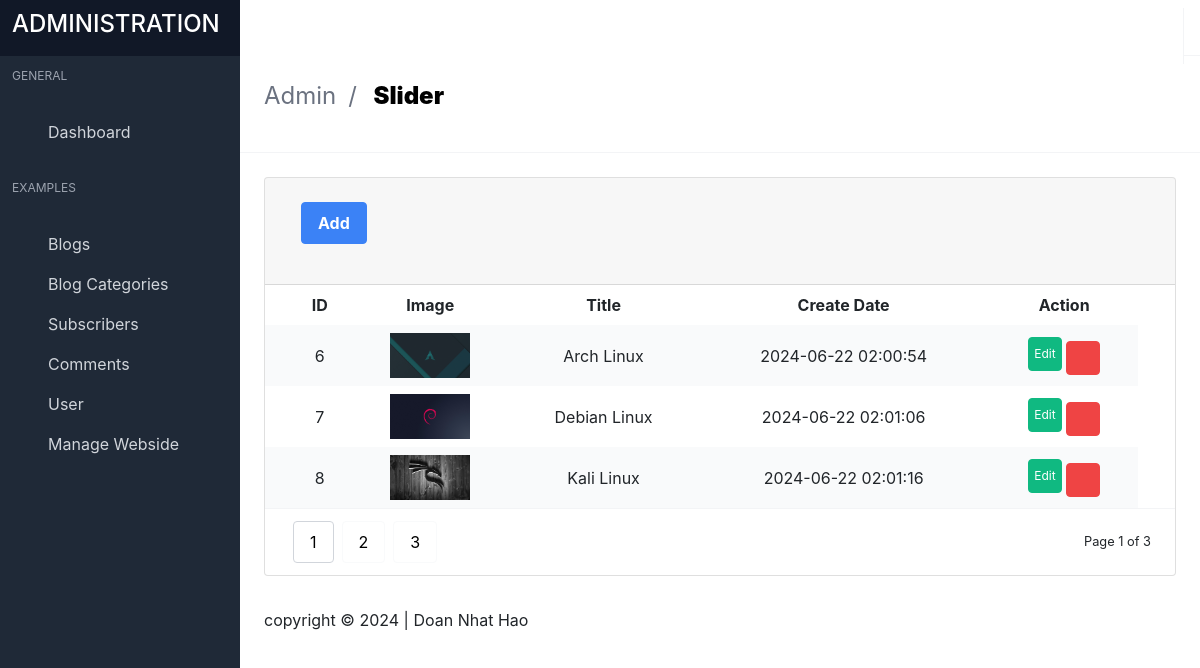
The app's page /admin/index.php?page=sliders (signed in) with its own data.
### tables this page shows
CREATE TABLE `sliders` (
  `id` int(11) NOT NULL,
  `title` varchar(100) NOT NULL,
  `image` varchar(100) NOT NULL,
  `created_at` datetime NOT NULL DEFAULT current_timestamp(),
  `updated_at` datetime NOT NULL DEFAULT current_timestamp()
);

CREATE TABLE `settings` (
  `id` int(11) NOT NULL,
  `site_name` varchar(100) NOT NULL,
  `site_logo` varchar(100) NOT NULL,
  `site_favicon` varchar(100) NOT NULL,
  `site_map` text NOT NULL,
  `site_timezone` varchar(100) NOT NULL,
  `site_footer` varchar(100) NOT NULL,
  `contact_phone` varchar(100) NOT NULL,
  `contact_address` varchar(100) NOT NULL,
  `contact_email` varchar(100) NOT NULL,
  `created_at` datetime NOT NULL DEFAULT current_timestamp(),
  `updated_at` datetime NOT NULL DEFAULT current_timestamp()
);

### admin/database/sliders.php (called while the page is built, shortened)
<?php
class sliders
{
	private $table = "sliders";
	private $conn;
	public function __construct($db)
	{
		$this->conn = $db;
	}
	public function readAll()
	{
		$sql = "SELECT * FROM $this->table";
		$stmt = $this->conn->prepare($sql);
		$stmt->execute();
		return $stmt;
	}
}

### admin/database/settings.php (called while the page is built, shortened)
<?php
class settings
{
    private $table = "settings";
    private $conn;
    public $id;
    public function __construct($db)
    {
        $this->conn = $db;
    }
    public function read()
    {
        $sql = "SELECT * FROM $this->table WHERE id = :get_id";
        $stmt = $this->conn->prepare($sql);
        $stmt->bindParam(":get_id", $this->id);
        $stmt->execute();
        if ($stmt->rowCount() > 0) {
            $row = $stmt->fetch();
            $this->site_footer = $row['site_footer'];
        }
    }
}

### admin/includes/sliders.php (the view, shortened to what this page needs)
<?php
$sliders = new sliders($db);
$stmt_sliders = $sliders->readAll();
?>
<section class="is-title-bar">
  <div class="flex flex-col md:flex-row items-center justify-between space-y-6 md:space-y-0">
    <ul>
      <li>Admin</li>
      <li>Slider</li>
    </ul>
  </div>
</section>
<section class="section main-section">
  <div class="card has-table">
    <header class="card-header">
      <p class="card-header-title">
        <a class="button medium blue --jb-modal" href="index.php?page=sliders_add">Add</a>
      </p>
      <a href="#" class="card-header-icon">
        <span class="icon"><i class="mdi mdi-reload"></i></span>
      </a>
    </header>
    <div class="card-content">
      <table>
        <thead>
          <tr>
            <th class="image-cell"></th>
            <th style="text-align: center;">ID</th>
            <th style="text-align: center;">Image</th>
            <th style="text-align: center;">Title</th>
            <th style="text-align: center;">Create Date</th>
            <th style="text-align: center;">Action</th>
            <th></th>
          </tr>
        </thead>
        <tbody>
          <?php
          while ($rows = $stmt_sliders->fetch()) {
          ?>
            <tr>
              <td class="image-cell"></td>
              <td style="text-align: center;"><?php echo $rows['id'] ?></td>
              <td style="text-align: center;">
                <img style="margin: auto;" src="<?php echo "../images/sliders/" . $rows['image'] ?>" width="80px" alt="">
              </td>
              <td style="text-align: center;"><?php echo $rows['title'] ?></td>
              <td style="text-align: center;"><?php echo $rows['created_at'] ?></td>
              <td style="text-align: center;">
                <a href="index.php?page=sliders_edit&id=<?php echo $rows['id'] ?>" class="button small green --jb-modal" data-target="sample-modal-2" type="button">
                  <span class="icon">Edit</i></span>
                </a>
                <a href="index.php?page=sliders&id=<?php echo $rows['id'] ?>" class="button small red --jb-modal" data-target="sample-modal" type="button">
                  <span class="icon"><i class="mdi mdi-trash-can"></i></span>
                </a>
              </td>
            </tr>
          <?php
          }
          ?>
        </tbody>
      </table>
      <div class="table-pagination">
        <div class="flex items-center justify-between">
          <div class="buttons">
            <button type="button" class="button active">1</button>
            <button type="button" class="button">2</button>
            <button type="button" class="button">3</button>
          </div>
          <small>Page 1 of 3</small>
        </div>
      </div>
    </div>
  </div>
</section>

### admin/index.php (shortened to what this page needs)
<?php
include "database/sliders.php";
include "database/terms.php";
include "database/settings.php";
include "helper/help_function.php";
$database = new database();
$db = $database->connect();
$settings = new settings($db);
$settings->id = 1;
$settings->read();
$page = isset($_GET["page"]) ? ($_GET["page"]) : 'dashboard';
?>
<!DOCTYPE html>
<html lang="en" class="">
<head>
  <link rel="stylesheet" href="css/main.css?v=1628755089081">
  <link rel="stylesheet" href="https://stackpath.bootstrapcdn.com/bootstrap/4.4.1/css/bootstrap.min.css">
  <link href="https://cdn.jsdelivr.net/npm/summernote@0.8.18/dist/summernote-bs4.min.css" rel="stylesheet">
</head>
<body>
  <div id="app">
    <?php
    include "includes/header.php";
    ?>
    <?php
    include "includes/sidebar.php";
    ?>
    <?php
    if ($page == 'dashboard') {
      include 'includes/dashboard.php';
    } else if ($page == 'blogcategories') {
      include "includes/blogcategories.php";
    } else if ($page == 'blogcategories_add') {
      include "includes/blogcategories_add.php";
    } else if ($page == 'blogcategories_edit') {
      include "includes/blogcategories_edit.php";
    }
    else if ($page == 'blogs') {
      include "includes/blogs.php";
    } else if ($page == 'blogs_add') {
      include "includes/blogs_add.php";
    } else if ($page == 'blogs_edit') {
      include "includes/blogs_edit.php";
    }
    else if ($page == 'sliders') {
      include "includes/sliders.php";
    } else if ($page == 'sliders_add') {
      include "includes/sliders_add.php";
    } else if ($page == 'sliders_edit') {
      include "includes/sliders_edit.php";
    }
    ?>
    <footer class="footer">
      <div class="flex flex-col md:flex-row items-center justify-between space-y-3 md:space-y-0">
        <div class="flex items-center justify-start space-x-3">
          <?php echo $settings->site_footer  ?>
        </div>
      </div>
    </footer>
  </div>
  <link rel="stylesheet" href="https://cdn.materialdesignicons.com/4.9.95/css/materialdesignicons.min.css">
</body>
</html>

### records on screen
sliders: id "6", image (picture), title "Arch Linux", created_at "2024-06-22 02:00:54"
sliders: id "7", image (picture), title "Debian Linux", created_at "2024-06-22 02:01:06"
sliders: id "8", image (picture), title "Kali Linux", created_at "2024-06-22 02:01:16"
settings: site_footer "copyright © 2024 | Doan Nhat Hao"
